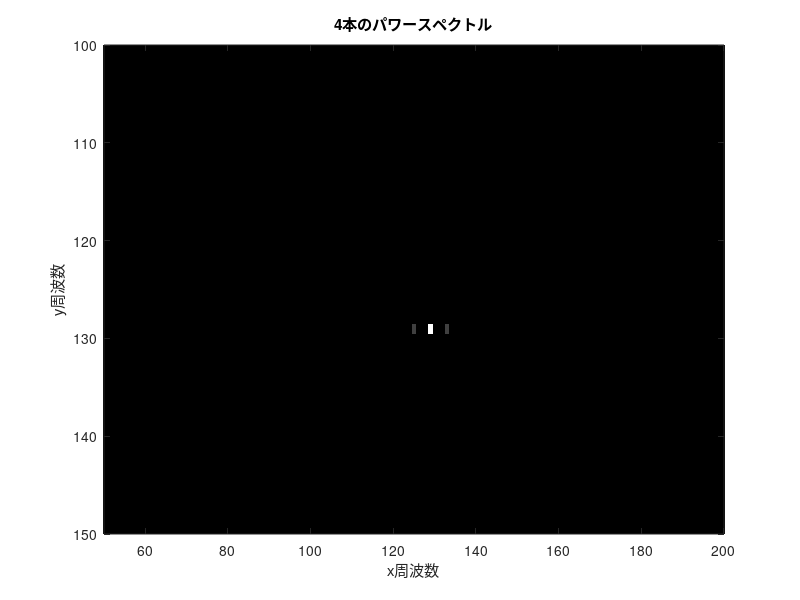
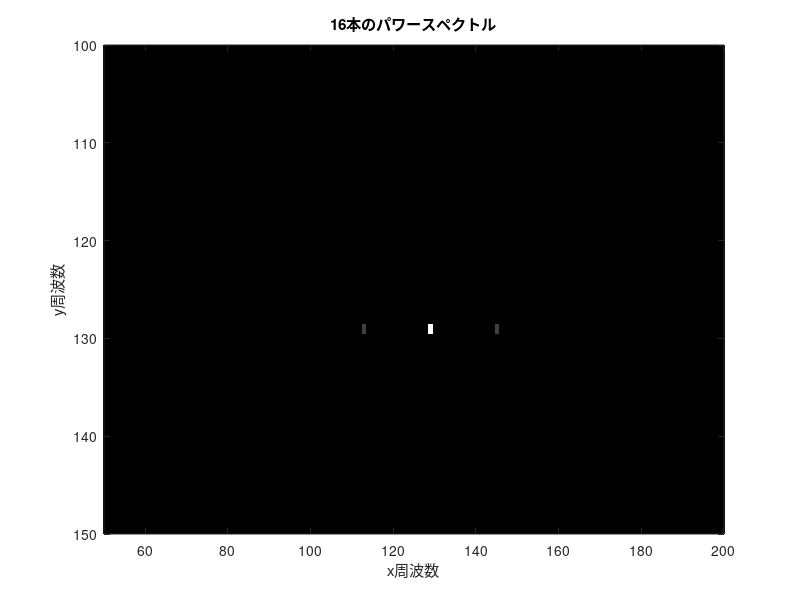
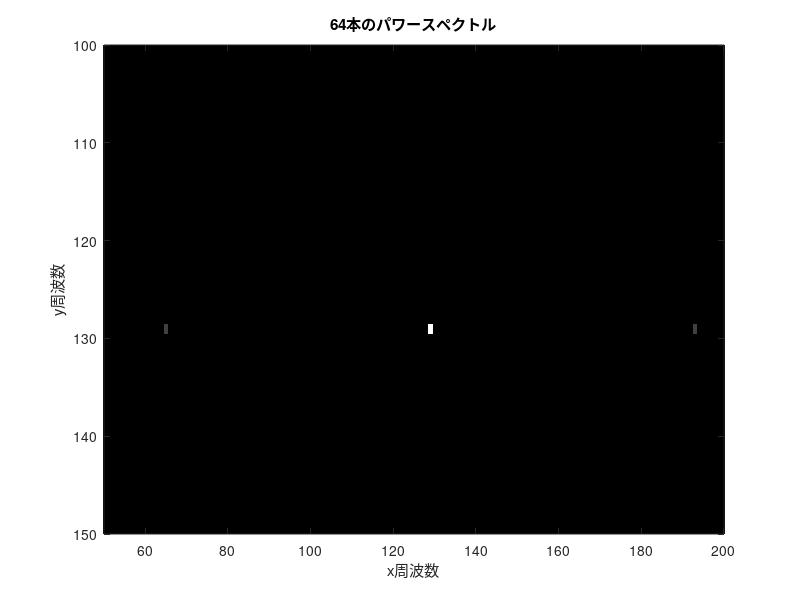
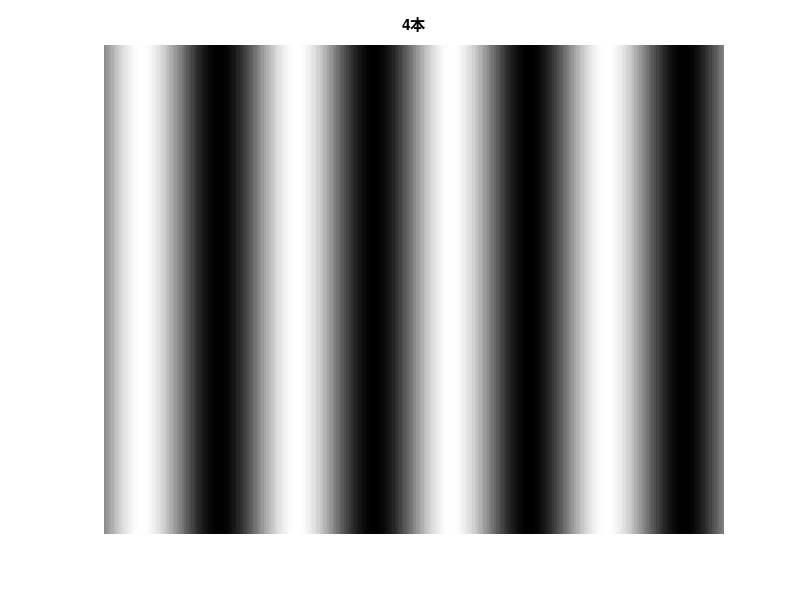

These figures' MATLAB source, in order:
clear all;
close all;

h=256;
w=256;
f1=1/64;
f2=1/16;
f3=1/4;
img4=zeros(h,w);
img16=zeros(h,w);
img64=zeros(h,w);

for k=1:h;
    for l=1:w;
        img4(k,l)=1+sin(2*pi*f1*l);
        img16(k,l)=1+sin(2*pi*f2*l);
        img64(k,l)=1+sin(2*pi*f3*l);
    end
end

img4_f=fft2(img4);
img16_f=fft2(img16);
img64_f=fft2(img64);
img4_fs=fftshift(img4_f);
img16_fs=fftshift(img16_f);
img64_fs=fftshift(img64_f);
img4_abs=abs(img4_fs);
img16_abs=abs(img16_fs);
img64_abs=abs(img64_fs);
power4=img4_abs.^2;
power16=img16_abs.^2;
power64=img64_abs.^2;

figure;
colormap(gray(256));
imagesc(power4);
xlabel('x周波数');
ylabel('y周波数');
title('4本のパワースペクトル');
axis([50 200 100 150]);
figure;
colormap(gray(256));
imagesc(power16);
xlabel('x周波数');
ylabel('y周波数');
title('16本のパワースペクトル');
axis([50 200 100 150]);
figure;
colormap(gray(256));
imagesc(power64);
%axis([50 200 100 150]);
xlabel('x周波数');
ylabel('y周波数');
title('64本のパワースペクトル');
axis([50 200 100 150]);

figure;
colormap(gray(256));
imagesc(img4);
title('4本');
axis off;
figure;
colormap(gray(256));
imagesc(img16);
title('16本');
axis off;
figure;
colormap(gray(256));
imagesc(img64);
title('64本');
axis off;